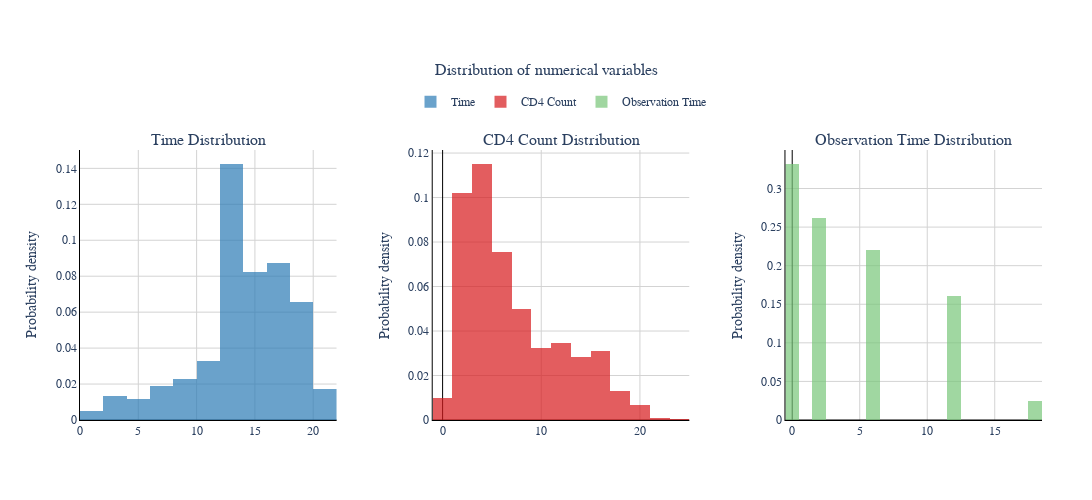

This figure's notebook cell:
### Markdown cell above
- **Time Distribution:** The time distribution shows a bell-shaped curve, with a peak occurring around 13.
- **CD4 Count Distribution:** The CD4 count distribution is right-skewed, with a peak near 4. The CD4 values range from 0 to 24.
- **Observation Time Distribution:** The plot suggests a decrease in the number of measurements over time, possibly due to patients no longer attending or some having passed away.

### Code cell
import plotly.graph_objects as go
from plotly.subplots import make_subplots

fig = make_subplots(
    rows=1,
    cols=3,
    subplot_titles=('Time Distribution', 'CD4 Count Distribution',
                    'Observation Time Distribution'),
    horizontal_spacing=0.1
)

fig.add_trace(
    go.Histogram(
        x=df['time'],
        name='Time',
        marker_color='#2C7BB6',
        opacity=0.7,
        histnorm='probability density',
        nbinsx=20,
    ),
    row=1, col=1
)

fig.add_trace(
    go.Histogram(
        x=df['cd4'],
        name='CD4 Count',
        marker_color='#D7191C',
        opacity=0.7,
        histnorm='probability density',
        nbinsx=20,
    ),
    row=1, col=2
)

fig.add_trace(
    go.Histogram(
        x=df['time_obs'],
        name='Observation Time',
        marker_color='#78C679',
        opacity=0.7,
        histnorm='probability density',
        nbinsx=20,
    ),
    row=1, col=3,
)

fig.update_layout(
    title={
        'text': 'Distribution of numerical variables',
        'font': dict(size=16, family='Arial, bold'),
        'x': 0.5,
        'xanchor': 'center'
    },
    font=dict(family='Arial', size=12),
    plot_bgcolor='white',
    width=1500,
    height=500,
    margin=dict(l=80, r=50, b=80, t=150),
    legend=dict(
        orientation='h',
        yanchor='bottom',
        y=1.125,
        xanchor='center',
        x=0.5
    )
)

fig.update_xaxes(
    showgrid=True,
    gridcolor='lightgrey',
    zeroline=True,
    zerolinecolor='black',
    zerolinewidth=1,
    linecolor='black',
    linewidth=1,
)

fig.update_yaxes(
    title_text='Probability density',
    showgrid=True,
    gridcolor='lightgrey',
    zeroline=True,
    zerolinecolor='black',
    zerolinewidth=1,
    linecolor='black',
    linewidth=1,
)

fig.update_traces(
    hovertemplate='<b>%{fullData.name}</b><br>Value: %{x:.2f}<br>Density: %{y:.4f}<extra></extra>'
)

fig.show()
fig.write_image("numerical_variables_distribution.svg")

### Figure 1 — Plotly figure (JSON) as saved in the notebook; plotly's stock layout.template omitted (floating-point values rounded to 4 significant figures; data arrays with more than 128 entries replaced by an {"elided": "..."} marker saying what was removed)
{"data": [{"histnorm": "probability density", "hovertemplate": "<b>%{fullData.name}</b><br>Value: %{x:.2f}<br>Density: %{y:.4f}<extra></extra>", "marker": {"color": "#2C7BB6"}, "name": "Time", "nbinsx": 20, "opacity": 0.7, "type": "histogram", "x": {"elided": "1405 float values"}, "xaxis": "x", "yaxis": "y"}, {"histnorm": "probability density", "hovertemplate": "<b>%{fullData.name}</b><br>Value: %{x:.2f}<br>Density: %{y:.4f}<extra></extra>", "marker": {"color": "#D7191C"}, "name": "CD4 Count", "nbinsx": 20, "opacity": 0.7, "type": "histogram", "x": {"elided": "1405 float values"}, "xaxis": "x2", "yaxis": "y2"}, {"histnorm": "probability density", "hovertemplate": "<b>%{fullData.name}</b><br>Value: %{x:.2f}<br>Density: %{y:.4f}<extra></extra>", "marker": {"color": "#78C679"}, "name": "Observation Time", "nbinsx": 20, "opacity": 0.7, "type": "histogram", "x": {"elided": "1405 int values"}, "xaxis": "x3", "yaxis": "y3"}], "layout": {"annotations": [{"font": {"size": 16}, "showarrow": false, "text": "Time Distribution", "x": 0.1333, "xanchor": "center", "xref": "paper", "y": 1, "yanchor": "bottom", "yref": "paper"}, {"font": {"size": 16}, "showarrow": false, "text": "CD4 Count Distribution", "x": 0.5, "xanchor": "center", "xref": "paper", "y": 1, "yanchor": "bottom", "yref": "paper"}, {"font": {"size": 16}, "showarrow": false, "text": "Observation Time Distribution", "x": 0.8667, "xanchor": "center", "xref": "paper", "y": 1, "yanchor": "bottom", "yref": "paper"}], "font": {"family": "Arial", "size": 12}, "height": 500, "legend": {"orientation": "h", "x": 0.5, "xanchor": "center", "y": 1.125, "yanchor": "bottom"}, "margin": {"b": 80, "l": 80, "r": 50, "t": 150}, "plot_bgcolor": "white", "title": {"font": {"family": "Arial, bold", "size": 16}, "text": "Distribution of numerical variables", "x": 0.5, "xanchor": "center"}, "width": 1500, "xaxis": {"anchor": "y", "domain": [0, 0.2667], "gridcolor": "lightgrey", "linecolor": "black", "linewidth": 1, "showgrid": true, "zeroline": true, "zerolinecolor": "black", "zerolinewidth": 1}, "xaxis2": {"anchor": "y2", "domain": [0.3667, 0.6333], "gridcolor": "lightgrey", "linecolor": "black", "linewidth": 1, "showgrid": true, "zeroline": true, "zerolinecolor": "black", "zerolinewidth": 1}, "xaxis3": {"anchor": "y3", "domain": [0.7333, 1], "gridcolor": "lightgrey", "linecolor": "black", "linewidth": 1, "showgrid": true, "zeroline": true, "zerolinecolor": "black", "zerolinewidth": 1}, "yaxis": {"anchor": "x", "domain": [0, 1], "gridcolor": "lightgrey", "linecolor": "black", "linewidth": 1, "showgrid": true, "title": {"text": "Probability density"}, "zeroline": true, "zerolinecolor": "black", "zerolinewidth": 1}, "yaxis2": {"anchor": "x2", "domain": [0, 1], "gridcolor": "lightgrey", "linecolor": "black", "linewidth": 1, "showgrid": true, "title": {"text": "Probability density"}, "zeroline": true, "zerolinecolor": "black", "zerolinewidth": 1}, "yaxis3": {"anchor": "x3", "domain": [0, 1], "gridcolor": "lightgrey", "linecolor": "black", "linewidth": 1, "showgrid": true, "title": {"text": "Probability density"}, "zeroline": true, "zerolinecolor": "black", "zerolinewidth": 1}}}
